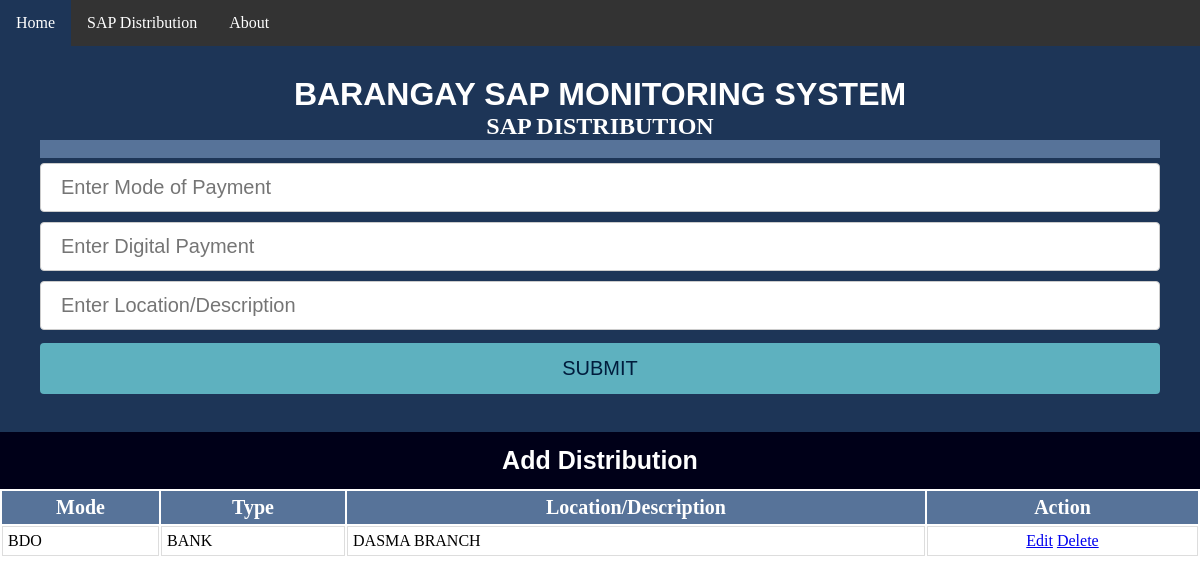
/distribution, run on the app's committed database.
### MNList/models.py (models this page shows)
class SDistributions(models.Model):
      dmode = models.TextField(default='')
      dtype = models.TextField(default='')
      dlocation = models.TextField(default='')
      class meta:
          db = "distribution"

### MNList/views.py (the view)
# urls.py: url(r'^distribution$', views.view_distribution, name='view_distribution'),
def view_distribution(request):
   sdistributions = SDistributions.objects.all()
   return render(request, 'SDistribution.html', {'sdistribution' : sdistributions})

### MNList/templates/SDistribution.html (shortened to what this page needs)
<html>
<head>
</head>
<body>
{% extends 'base.html' %}
{% block content %}
	<div id="myDIV" class="header">
		<h1>BARANGAY SAP MONITORING SYSTEM</h1>
		<h2>SAP DISTRIBUTION</h2>
	<h4>
		</h4>
		<form method="POST" action="/add_distribution">
       	      <input type="txt" id="bmode" name="bmode" placeholder="Enter Mode of Payment ">
	  	      <input type="txt" id="btype" name="btype" placeholder="Enter Digital Payment">
	  	      <input type="txt" id="blocation" name="blocation" placeholder="Enter Location/Description">
			<input type="submit" id="bAdd" name="bAdd" value="SUBMIT" class=button> </form>
	</div>
<a href="#test1" onclick="myFunction()""><b><p>Add Distribution</p><b></a><br />
		<table id="id_table" name='tr'>
		<tr>
			<th>Mode</th>
			<th>Type</th>
			<th>Location/Description</th>
			<th>Action</th>
		</tr>
		<tr>{% for sdistribution in sdistribution %}
			<td>{{ sdistribution.dmode.upper }}</td>
			<td>{{ sdistribution.dtype.upper }}</td>
			<td>{{ sdistribution.dlocation.upper }}</td>
			<td><center><a class="btn btn-sm btn-warning" href="modify/{{ sdistribution.id }}"> Edit</a> <a class="btn btn-sm btn-danger" href="remove/{{ sdistribution.id }}"> Delete</a></center></td>
		</tr>{% endfor %}</table>
</body>
{% endblock %}

### MNList/templates/base.html (style rules this page uses)
.header { background-color: 1d3557; padding: 30px 40px; color: white; text-align: center; }
.header:after { content: ""; display: table; clear: both; }
h1 { font-family: Verdana, sans-serif; }
h4 { background-color: 577399; color: #ffffff; padding: 9px; text-align: left; font-size: 30px; }
#id_table { font-style: Verdana border-collapse: collapse; width: 100%; }
#id_table td, #customers th { border: 1px solid #ddd; padding: 5px; }
#id_table th { padding-top: 5px; padding-bottom: 5px; text-align: center; background-color: 577399; color: white; font-size: 20px; }
input[type=txt], select { width:100%; padding: 12px 20px; margin: 5px 0; display: inline-block; border: 1px solid #ccc; border-radius: 4px; box-sizing: border-box; font-size: 20px; }
input[type=submit] { width: 100%; background-color: 5eb1bf; color: 001d3d; font-size: 20px; padding: 14px 20px; margin: 8px 0; border: none; border-radius: 4px; cursor: pointer; }
* { margin: 0; padding: 0; box-sizing: border-box; }
p { font-family: Verdana, sans-serif; background-color: #000018; color: white; font-size: 25px; padding: 14px 10px; text-align: center; text-decoration: none; display: inline-block; width:100% }

### data on the page
SDistributions: dmode "BDO", dtype "BANK", dlocation "DASMA BRANCH"
